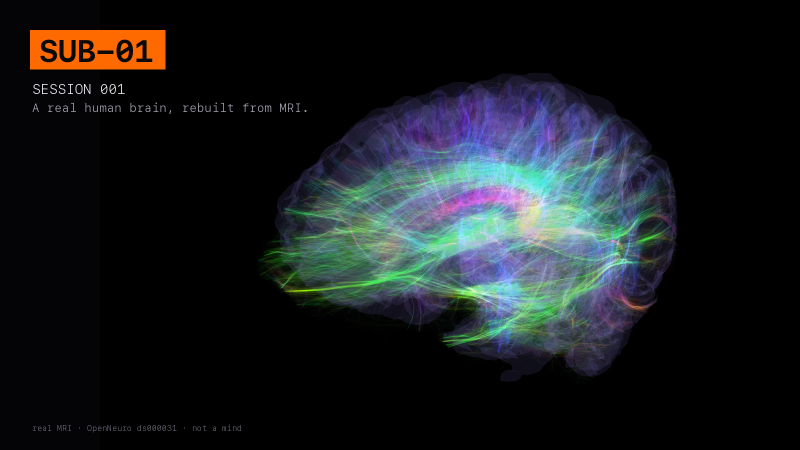
#> input picture out/brand/session_001.png, 1600 x 900 px (shown at 1/2 size); its folder holds only this picture in this run
$ python session_card.py session_001.png session_001.png session_001.png
#> lines starting #> are read from the running program, lines starting #| are printed output that depends on the picture
"""Post card for X (1600x900): real render + orange SUB-01 tape + 'Session NNN' line.

    python out/brand/session_card.py 002 "First contact with the market" out/sub01_fibres_angle.png
"""
import sys

from PIL import Image, ImageDraw, ImageFont

MONO = "/System/Library/Fonts/SFNSMono.ttf"
ORANGE = (255, 106, 0)


def font(s, bold=False):
    f = ImageFont.truetype(MONO, s)
    if bold:
        try:
            f.set_variation_by_name("Bold")
        except Exception:
            pass
    return f


num, title, src = sys.argv[1], sys.argv[2], sys.argv[3]
bg = Image.open(src).convert("RGB")
#> bg is the input picture: PIL image 1600x900 RGB; mean R, G, B 23.5, 27.1, 29.6
bg = bg.resize((1600, int(1600 * bg.height / bg.width)), Image.LANCZOS)
C = Image.new("RGB", (1600, 900), (4, 4, 6))
C.paste(bg, (200, (900 - bg.height) // 2))                 # art right, text left
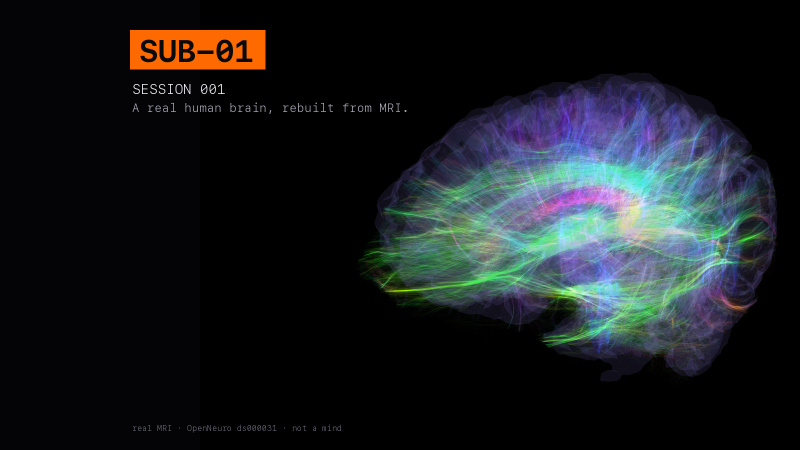
#> C: PIL image 1600x900 RGB (shown at 1/2 size); mean R, G, B 24, 27.6, 30.4
d = ImageDraw.Draw(C)
d.rectangle((60, 60, 330, 138), fill=ORANGE)
d.text((78, 64), "SUB-01", font=font(62, True), fill=(10, 10, 10))
d.text((64, 160), f"SESSION {num}", font=font(28), fill=(235, 235, 242))
d.text((64, 200), title, font=font(24), fill=(170, 170, 184))
d.text((64, 846), "real MRI · OpenNeuro ds000031 · not a mind", font=font(16), fill=(110, 110, 124))
out = f"out/brand/session_{num}.png"
C.save(out)
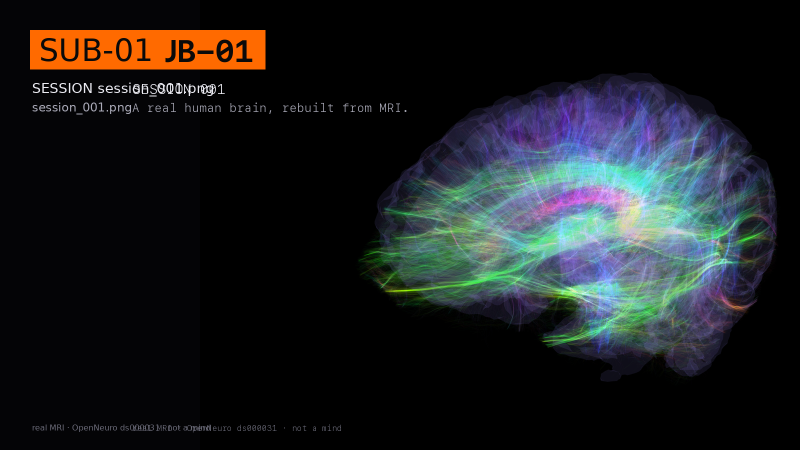
#> saved as session_session_001.png.png: PIL image 1600x900 RGB (shown at 1/2 size); mean R, G, B 26.9, 29.1, 30.8
print(out)
